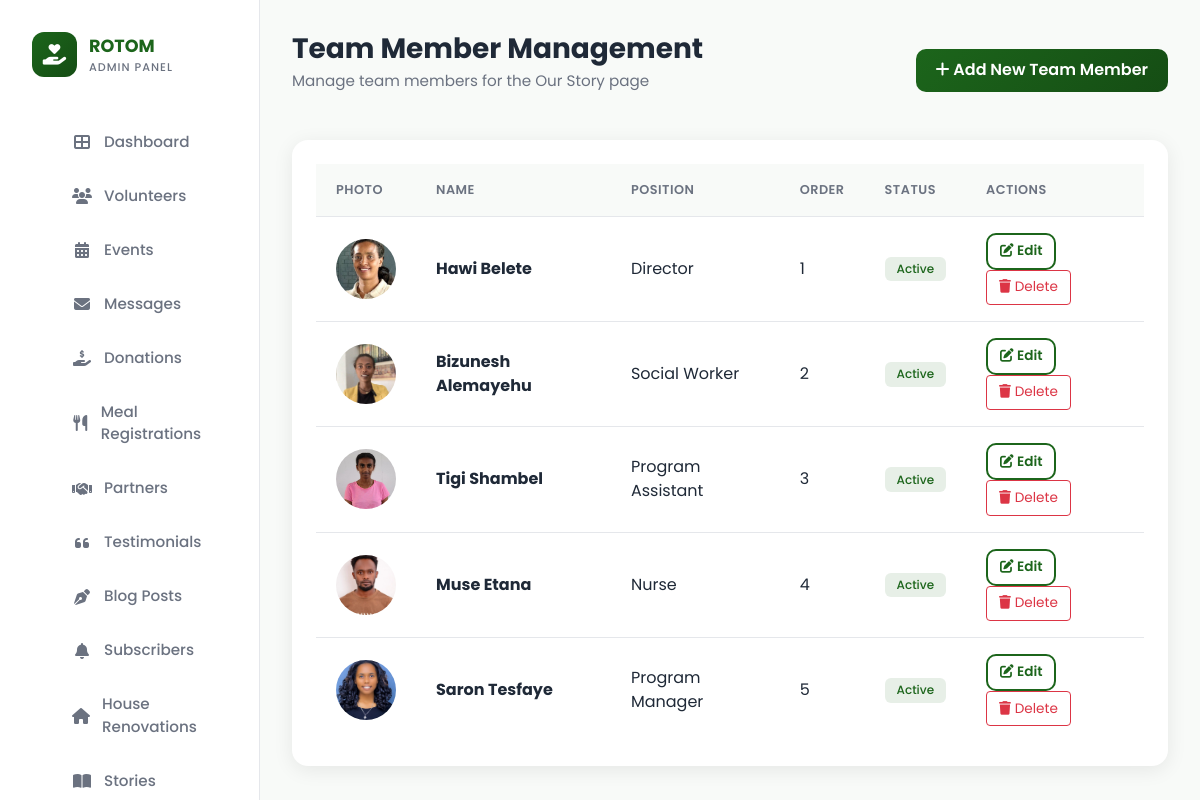
/dashboard/manage-team/ (signed in), run on the app's committed database.
### rotom/models.py (models this page shows, shortened)
class TeamMember(models.Model):
    name = models.CharField(max_length=200, help_text="Team member's full name")
    position = models.CharField(max_length=200, help_text="Job title/position (e.g., Director, Social Worker)")
    position_am = models.CharField(max_length=200, blank=True, help_text="Amharic translation of position (optional)")
    image = models.ImageField(upload_to='team/', help_text="Team member photo")
    order = models.IntegerField(default=0, help_text="Display order (lower numbers appear first)")
    is_active = models.BooleanField(default=True, help_text="Check to display on website")
    created_at = models.DateTimeField(auto_now_add=True)
    updated_at = models.DateTimeField(auto_now=True)
    class Meta:
        ordering = ['order', 'name']
        verbose_name_plural = "Team Members"

### dashboard/views.py (the view)
# urls.py: path('manage-team/', views.manage_team, name='manage_team'),
@staff_member_required(login_url='dashboard:login')
def manage_team(request):
    from rotom.models import TeamMember
    search = request.GET.get('search', '')
    team_members = TeamMember.objects.all().order_by('order', 'name')
    if search:
        team_members = team_members.filter(
            models.Q(name__icontains=search) |
            models.Q(position__icontains=search)
        )
    paginator = Paginator(team_members, 12)
    team_paginated = paginator.get_page(request.GET.get('page'))
    return render(request, 'dashboard/manage_team.html', {
        'team_members': team_paginated,
        'search': search,
    })

### rotom/context_processors.py (called while the page is built)
def navbar_pattern(request):
    try:
        active_pattern = NavbarPattern.objects.filter(is_active=True).first()
    except Exception:
        active_pattern = None
    try:
        navbar_content = {obj.key: obj.value for obj in SiteContent.objects.filter(page='navbar')}
    except Exception:
        navbar_content = {}
    return {
        'navbar_pattern': active_pattern,
        'navbar_content': navbar_content,
    }

### dashboard/templates/dashboard/manage_team.html (shortened to what this page needs)
{% extends 'dashboard/base_admin.html' %}
{% block content %}
<div class="page-header d-flex justify-content-between align-items-center">
    <div>
        <h1 class="page-title">Team Member Management</h1>
        <p class="page-subtitle">Manage team members for the Our Story page</p>
    </div>
    <a href="{% url 'dashboard:create_team_member' %}" class="btn btn-primary">
        <i class="fas fa-plus"></i> Add New Team Member
    </a>
</div>
<div class="card">
    <div class="card-body">
        {% if team_members %}
            <div class="table-responsive">
                <table class="table">
                    <thead>
                        <tr>
                            <th>Photo</th>
                            <th>Name</th>
                            <th>Position</th>
                            <th>Order</th>
                            <th>Status</th>
                            <th>Actions</th>
                        </tr>
                    </thead>
                    <tbody>
                        {% for member in team_members %}
                        <tr>
                            <td>
                                {% if member.image %}
                                    {% if member.image.name|slice:":7" == "images/" %}
                                        {% load static %}
                                        <img src="{{ member.image.url }}" alt="{{ member.name }}" style="width: 60px; height: 60px; object-fit: cover; border-radius: 50%;">
                                    {% else %}
                                        <img src="{{ member.image.url }}" alt="{{ member.name }}" style="width: 60px; height: 60px; object-fit: cover; border-radius: 50%;">
                                    {% endif %}
                                {% else %}
                                    <span class="text-muted">No photo</span>
                                {% endif %}
                            </td>
                            <td><strong>{{ member.name }}</strong></td>
                            <td>{{ member.position }}</td>
                            <td>{{ member.order }}</td>
                            <td>
                                {% if member.is_active %}
                                    <span class="badge badge-success">Active</span>
                                {% else %}
                                    <span class="badge badge-warning">Inactive</span>
                                {% endif %}
                            </td>
                            <td>
                                <a href="{% url 'dashboard:edit_team_member' member.pk %}" class="btn btn-sm btn-outline-primary">
                                    <i class="fas fa-edit"></i> Edit
                                </a>
                                <form method="post" action="{% url 'dashboard:delete_team_member' member.pk %}" style="display: inline;" onsubmit="return confirm('Are you sure you want to delete this team member?');">
                                    <button type="submit" class="btn btn-sm btn-outline-danger">
                                        <i class="fas fa-trash"></i> Delete
                                    </button>
                                </form>
                            </td>
                        </tr>
                        {% endfor %}
                    </tbody>
                </table>
            </div>
        {% endif %}
    </div>
</div>
{% endblock %}

### data on the page
TeamMember: image (picture), name "Hawi Belete", position "Director", order "1", is_active "Active"
TeamMember: image (picture), name "Bizunesh Alemayehu", position "Social Worker", order "2", is_active "Active"
TeamMember: image (picture), name "Tigi Shambel", position "Program Assistant", order "3", is_active "Active"
TeamMember: image (picture), name "Muse Etana", position "Nurse", order "4", is_active "Active"
TeamMember: image (picture), name "Saron Tesfaye", position "Program Manager", order "5", is_active "Active"
